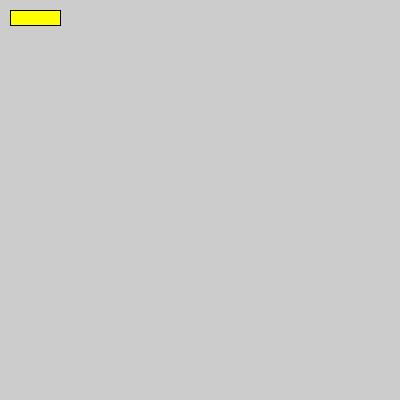
Frame 1 (no input)
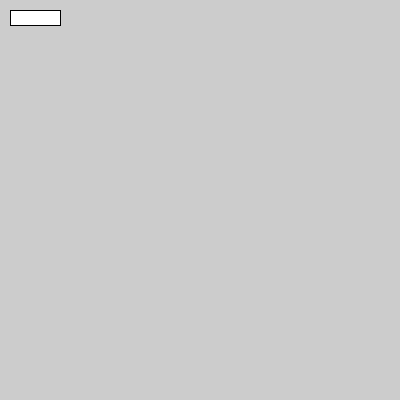
Frame 60 (the mouse pressed at the canvas centre just before this capture)
Frame 120 (the mouse held since frame 60 and released just before this capture): identical to frame 60, image omitted

The Processing sketch that drew these frames (run headless with seeded random() and noise(); from frame 60 on, the mouse is pressed at the canvas centre):

// Processing sketch: processing_144546
// ── processing_144546.pde

//only flashes once :(
int color_value=0;
int millis=0;

void setup (){
  size(400,400);

}


void draw(){
  int m = millis();
  fill(255,255,color_value);
  rect(10,10,50,15);
  if (m>=500){
  color_value=255;
  }
  
  if (m>=501){
   millis=0;
  }
  
 
  }
  
  

 
